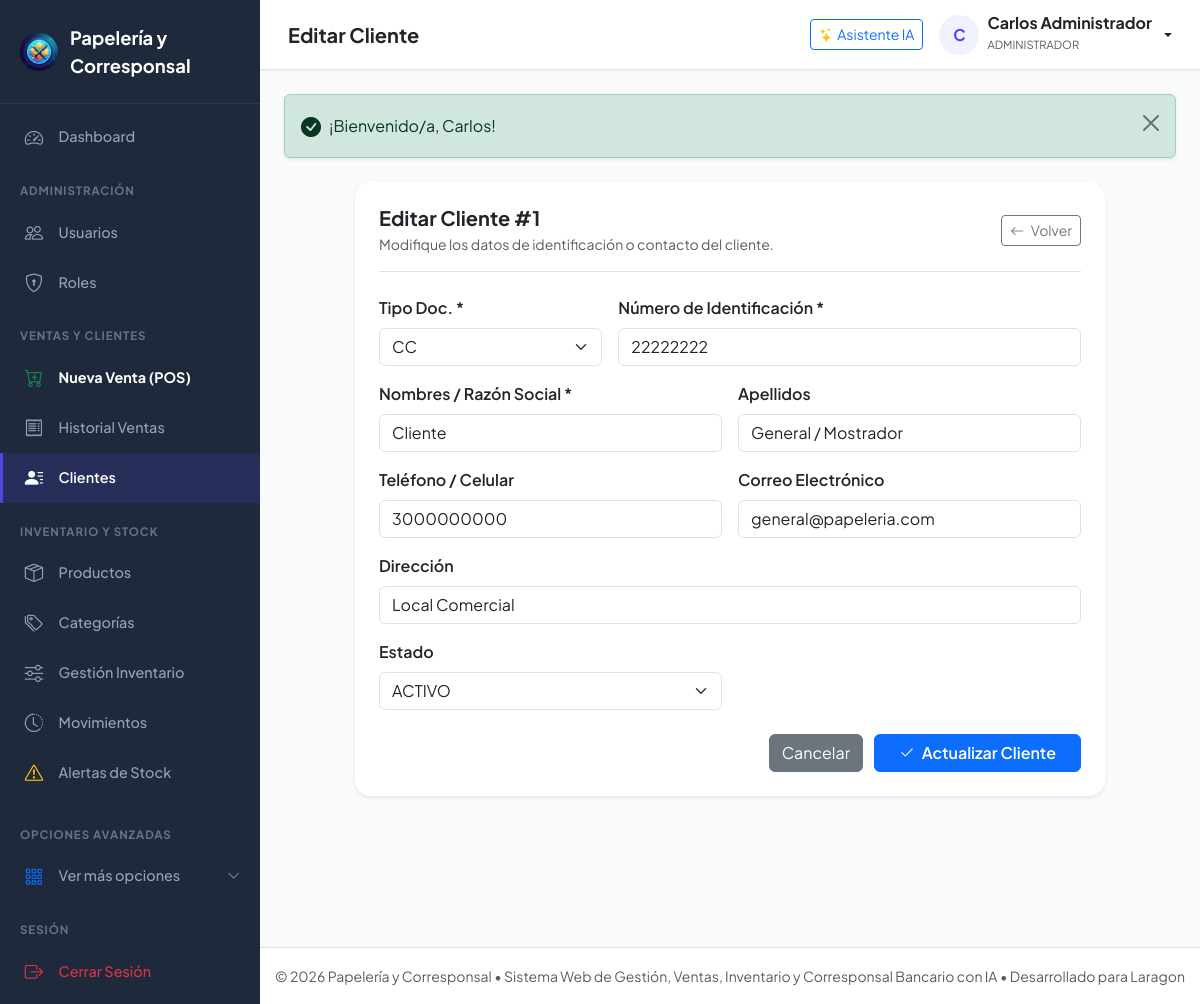
Screenshot of /Public/clientes/edit?id=1 (signed in) with the database file from the repository.
### tables this page shows
CREATE TABLE IF NOT EXISTS `cliente` (
    `id_cliente` INT AUTO_INCREMENT PRIMARY KEY,
    `tipo_identificacion` ENUM('CC','CE','NIT','TI','PASAPORTE') NOT NULL,
    `numero_identificacion` VARCHAR(30) NOT NULL UNIQUE,
    `nombre` VARCHAR(100) NOT NULL,
    `apellido` VARCHAR(100) NULL,
    `telefono` VARCHAR(20) NULL,
    `correo` VARCHAR(150) NULL,
    `direccion` VARCHAR(200) NULL,
    `fecha_registro` DATETIME NOT NULL DEFAULT CURRENT_TIMESTAMP,
    `estado` ENUM('ACTIVO','INACTIVO') NOT NULL DEFAULT 'ACTIVO'
);

### Controllers/ClienteController.php (called while the page is built, shortened)
<?php
require_once __DIR__ . '/../Models/Cliente.php';
class ClienteController {
    private Cliente $clienteModel;
    public function __construct() {
        $this->clienteModel = new Cliente();
    }
    public function edit(int $id): void {
        $cliente = $this->clienteModel->getById($id);
        require_once VIEWS_PATH . '/Clientes/edit.php';
    }
}

### Public/index.php (called while the page is built, shortened)
<?php
require_once __DIR__ . '/../Config/config.php';
Router::resolve();

### Config/config.php (called while the page is built, shortened)
<?php
function env($key, $default = null) {
    $value = getenv($key);
    return $value;
}
function url($path = '') {
    $path = ltrim($path, '/');
    return BASE_URL . ($path ? '/' . $path : '');
}
function sanitize($data) {
    return htmlspecialchars(trim((string)$data), ENT_QUOTES, 'UTF-8');
}

### Config/database.php (called while the page is built, shortened)
<?php
require_once __DIR__ . '/config.php';
class Database {
    private static ?PDO $instance = null;
    public static function getConnection(): PDO {
        if (self::$instance === null) {
            $host = env('DB_HOST', '127.0.0.1');
            $port = env('DB_PORT', '3306');
            $dbName = env('DB_DATABASE', 'papeleria_corresponsal');
            $username = env('DB_USERNAME', 'root');
            $password = env('DB_PASSWORD', '');
            $dsn = "mysql:host={$host};port={$port};dbname={$dbName};charset=utf8mb4";
            $options = [
                PDO::ATTR_ERRMODE            => PDO::ERRMODE_EXCEPTION,
                PDO::ATTR_DEFAULT_FETCH_MODE => PDO::FETCH_ASSOC,
                PDO::ATTR_EMULATE_PREPARES   => false,
                PDO::MYSQL_ATTR_INIT_COMMAND => "SET NAMES utf8mb4 COLLATE utf8mb4_unicode_ci"
            ];
            try {
                self::$instance = new PDO($dsn, $username, $password, $options);
            } catch (PDOException $e) {
                try {
                    $dsnNoDb = "mysql:host={$host};port={$port};charset=utf8mb4";
                    return new PDO($dsnNoDb, $username, $password, $options);
                } catch (PDOException $ex) {
                    die("Error crítico de conexión a la base de datos en Laragon: " . $ex->getMessage());
                }
            }
        }
        return self::$instance;
    }
}

### models/Cliente.php (called while the page is built, shortened)
<?php
require_once __DIR__ . '/../Config/database.php';
class Cliente {
    private PDO $db;
    public function __construct() {
        $this->db = Database::getConnection();
    }
    public function getById(int $id): ?array {
        $stmt = $this->db->prepare("SELECT * FROM cliente WHERE id_cliente = :id LIMIT 1");
        $stmt->execute(['id' => $id]);
        $client = $stmt->fetch();
        return $client ?: null;
    }
}

### Views/Clientes/edit.php (the view, shortened to what this page needs)
<?php
require_once VIEWS_PATH . '/Layouts/header.php';
?>
<div class="card shadow-sm border-0 rounded-4 p-4 mx-auto" style="max-width: 750px;">
    <div class="d-flex align-items-center justify-content-between mb-4 border-bottom pb-3">
        <div>
            <h5 class="fw-bold mb-1">Editar Cliente #<?= $cliente['id_cliente'] ?></h5>
            <p class="text-muted small mb-0">Modifique los datos de identificación o contacto del cliente.</p>
        </div>
        <a href="<?= url('clientes') ?>" class="btn btn-outline-secondary btn-sm">
            <i class="bi bi-arrow-left me-1"></i> Volver
        </a>
    </div>
    <form action="<?= url('clientes/update?id=' . $cliente['id_cliente']) ?>" method="POST">
        <div class="row g-3">
            <div class="col-md-4">
                <label for="tipo_identificacion" class="form-label fw-semibold">Tipo Doc. *</label>
                <select class="form-select" id="tipo_identificacion" name="tipo_identificacion" required>
                    <?php foreach (['CC', 'CE', 'NIT', 'TI', 'PASAPORTE'] as $td): ?>
                        <option value="<?= $td ?>" <?= $cliente['tipo_identificacion'] === $td ? 'selected' : '' ?>><?= $td ?></option>
                    <?php endforeach; ?>
                </select>
            </div>
            <div class="col-md-8">
                <label for="numero_identificacion" class="form-label fw-semibold">Número de Identificación *</label>
                <input type="text" class="form-control" id="numero_identificacion" name="numero_identificacion" value="<?= sanitize($cliente['numero_identificacion']) ?>" required>
            </div>
            <div class="col-md-6">
                <label for="nombre" class="form-label fw-semibold">Nombres / Razón Social *</label>
                <input type="text" class="form-control" id="nombre" name="nombre" value="<?= sanitize($cliente['nombre']) ?>" required>
            </div>
            <div class="col-md-6">
                <label for="apellido" class="form-label fw-semibold">Apellidos</label>
                <input type="text" class="form-control" id="apellido" name="apellido" value="<?= sanitize($cliente['apellido'] ?? '') ?>">
            </div>
            <div class="col-md-6">
                <label for="telefono" class="form-label fw-semibold">Teléfono / Celular</label>
                <input type="text" class="form-control" id="telefono" name="telefono" value="<?= sanitize($cliente['telefono'] ?? '') ?>">
            </div>
            <div class="col-md-6">
                <label for="correo" class="form-label fw-semibold">Correo Electrónico</label>
                <input type="email" class="form-control" id="correo" name="correo" value="<?= sanitize($cliente['correo'] ?? '') ?>">
            </div>
            <div class="col-12">
                <label for="direccion" class="form-label fw-semibold">Dirección</label>
                <input type="text" class="form-control" id="direccion" name="direccion" value="<?= sanitize($cliente['direccion'] ?? '') ?>">
            </div>
            <div class="col-md-6">
                <label for="estado" class="form-label fw-semibold">Estado</label>
                <select class="form-select" id="estado" name="estado">
                    <option value="ACTIVO" <?= $cliente['estado'] === 'ACTIVO' ? 'selected' : '' ?>>ACTIVO</option>
                </select>
            </div>
            <div class="col-12 mt-4 text-end">
                <a href="<?= url('clientes') ?>" class="btn btn-secondary me-2">Cancelar</a>
                <button type="submit" class="btn btn-primary px-4 fw-semibold">
                    <i class="bi bi-check2 me-1"></i> Actualizar Cliente
                </button>
            </div>
        </div>
    </form>
</div>
<?php require_once VIEWS_PATH . '/Layouts/footer.php'; ?>

### Public/css/style.css (style rules this page uses)
:root { --primary-color: #4f46e5; --primary-hover: #4338ca; --primary-light: #eef2ff; --secondary-color: #0ea5e9; --success-color: #10b981; --warning-color: #f59e0b; --danger-color: #ef4444; --dark-bg: #0f172a; --sidebar-bg: #1e293b; --sidebar-hover: #334155; --sidebar-text: #94a3b8; --sidebar-active: #ffffff; --card-bg: #ffffff; --body-bg: #f8fafc; --border-color: #e2e8f0; --text-main: #1e293b; --text-muted: #64748b; --radius-sm: 8px; --radius-md: 12px; --radius-lg: 16px; --shadow-sm: 0 1px 3px rgba(0,0,0,0.05); --shadow-md: 0 4px 6px -1px rgba(0,0,0,0.07), 0 2px 4px -2px rgba(0,0,0,0.05); --shadow-lg: 0 10px 15px -3px rgba(0,0,0,0.08), 0 4px 6px -4px rgba(0,0,0,0.04); }
body { font-family: 'Plus Jakarta Sans', 'Inter', -apple-system, BlinkMacSystemFont, 'Segoe UI', Roboto, sans-serif; background-color: var(--body-bg); color: var(--text-main); min-height: 100vh; display: flex; flex-direction: column; }

### rows the page displays
cliente: id_cliente "1", tipo_identificacion "CC", numero_identificacion "22222222", nombre "Cliente", apellido "General / Mostrador", telefono "3000000000", correo "general@papeleria.com", direccion "Local Comercial", estado "ACTIVO"

### other values shown
APP_NAME "Papelería y Corresponsal"
$pageTitle "Editar Cliente"
substr($_SESSION['user_name'] ?? 'U', 0, 1) "C"
$_SESSION['user_name'] "Carlos Administrador"
$_SESSION['user_role'] "ADMINISTRADOR"
$flash['message'] "¡Bienvenido/a, Carlos!"
